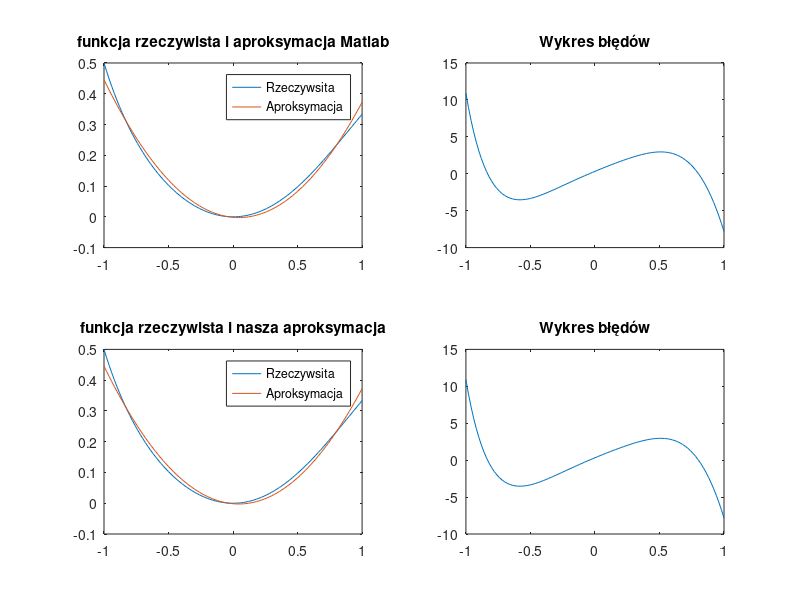

This chart was generated by the following MATLAB code:

%%  Zadanie 3.Aproksymacja średniokwadratowa
% Używając funkcji polyfit,polyval

x=(-1:0.02:1);
f=2*x.^2./(x.^3.+5);
a = polyfit(x, f,2)
p=polyval(a,x);
e=(f - p);
ewz=e./max(f) *100;


%Używając funkcji z wykładu

g00=sum(x.^0.*x.^0);
g01=sum(x.^0.*x.^1);
g10=sum(x.^1.*x.^0);
g11=sum(x.^1.*x.^1);
g02=sum(x.^0.*x.^2);
g12=sum(x.^1.*x.^2);
g22=sum(x.^2.*x.^2);
A=[g00 g01 g02; g10 g11 g12 ; g02 g12 g22 ]
y0=sum(x.^0.*f);
y1=sum(x.^1.*f);
y2=sum(x.^2.*f);
B=[ y0; y1; y2]


X=linsolve(A,B) % to samo co niżej, tylko inaczej
row1=mtimes(inv(A),B)
fun=row1(3,1).*x.^2+row1(2,1).*x+row1(1,1);
ed=(f - fun);
ewzd=ed./max(f) *100;

%Używając funkcji z wykładu
subplot(2,2,1)
plot(x,f,x,p)
title('funkcja rzeczywista i aproksymacja Matlab')
legend('Rzeczywsita','Aproksymacja')

subplot(2,2,2)
plot(x,ewz) 
title('Wykres błędów')

subplot(2,2,3)
plot(x,f,x,fun)
title('funkcja rzeczywista i nasza aproksymacja')
legend('Rzeczywsita','Aproksymacja')

subplot(2,2,4)
plot(x,ewzd) 
title('Wykres błędów')
format long
A
B
row1
